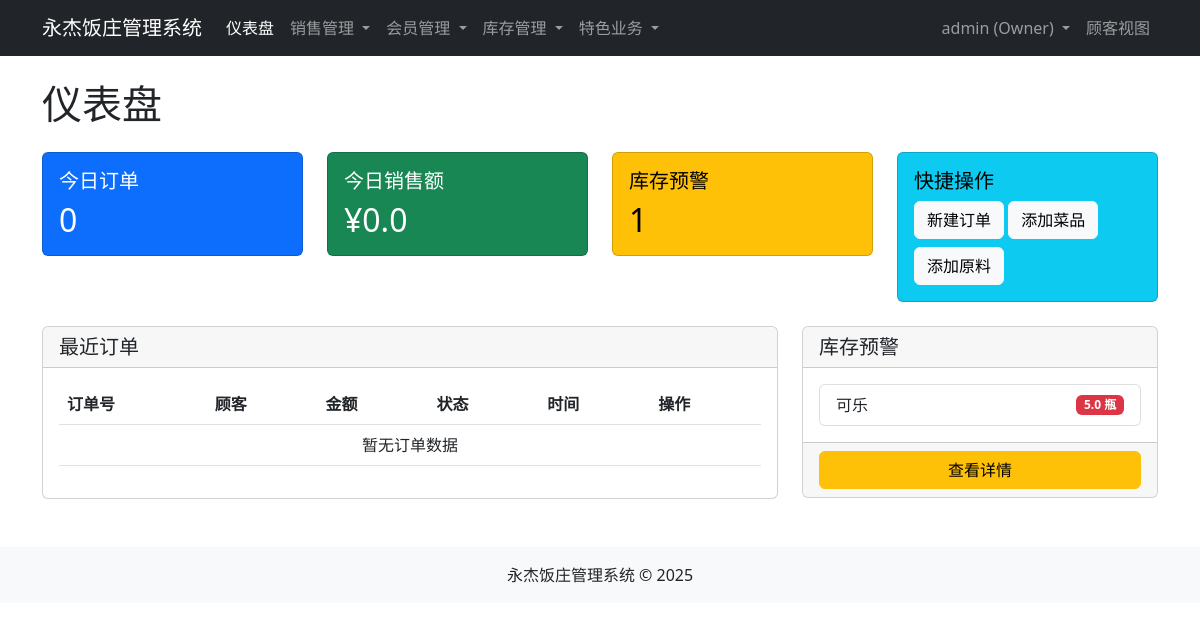
The page /dashboard (signed in) on the database its author committed.
### app.py (models this page shows, shortened)
class User(UserMixin, db.Model):
    id = db.Column(db.Integer, primary_key=True)
    username = db.Column(db.String(64), unique=True, nullable=False, index=True)
    password_hash = db.Column(db.String(128), nullable=False)
    email = db.Column(db.String(120), unique=True, nullable=False, index=True)
    phone = db.Column(db.String(20), nullable=True, index=True)
    role = db.Column(db.String(20), nullable=False, index=True)
    created_at = db.Column(db.DateTime, default=datetime.utcnow)

class Ingredient(db.Model):
    id = db.Column(db.Integer, primary_key=True)
    name = db.Column(db.String(100), nullable=False, unique=True, index=True)
    unit = db.Column(db.String(20), nullable=False)
    quantity = db.Column(db.Float, default=0.0)
    min_quantity = db.Column(db.Float, default=10.0)
    price_per_unit = db.Column(db.Float, nullable=False)
    expiry_date = db.Column(db.DateTime, nullable=True)
    created_at = db.Column(db.DateTime, default=datetime.utcnow)

### app.py (the view)
@app.route('/dashboard')
@login_required
def dashboard(): # ... (不变)
    today_start_utc = datetime.utcnow().replace(hour=0, minute=0, second=0, microsecond=0)
    today_end_utc = today_start_utc + timedelta(days=1) - timedelta(microseconds=1)
    today_orders_q = Order.query.filter(Order.created_at.between(today_start_utc, today_end_utc))
    today_orders_count = today_orders_q.count()
    today_sales = db.session.query(db.func.sum(Order.final_amount))\
                           .filter(Order.created_at.between(today_start_utc, today_end_utc), Order.status == 'completed')\
                           .scalar() or 0.0
    low_stock = Ingredient.query.filter(Ingredient.quantity <= Ingredient.min_quantity).all() if current_user.role in ['owner', 'storage'] else []
    recent_orders = Order.query.options(db.joinedload(Order.member), db.joinedload(Order.waiter))\
                         .order_by(Order.created_at.desc()).limit(5).all()
    tmpl = os.path.join('templates', 'dashboard.html')
    if not os.path.exists(tmpl): create_placeholder_template(tmpl)
    return render_template('dashboard.html', today_orders=today_orders_count, today_sales=today_sales, low_stock=low_stock, recent_orders=recent_orders)

### app.py (called while the page is built)
@login_manager.user_loader
def load_user(user_id): return User.query.get(int(user_id))

@app.context_processor
def inject_now(): # ... (不变)
    return {'now': datetime.utcnow()}

### templates/dashboard.html (shortened to what this page needs)
<!DOCTYPE html>
<html lang="zh-CN">
<head>
    <link href="https://cdn.jsdelivr.net/npm/bootstrap@5.2.3/dist/css/bootstrap.min.css" rel="stylesheet">
</head>
<body>
    <nav class="navbar navbar-expand-lg navbar-dark bg-dark">
        <div class="container">
            <a class="navbar-brand" href="{{ url_for('dashboard') }}">永杰饭庄管理系统</a>
            <div class="collapse navbar-collapse" id="navbarNav">
                <ul class="navbar-nav me-auto">
                    <li class="nav-item">
                        <a class="nav-link active" href="{{ url_for('dashboard') }}">仪表盘</a>
                    </li>
                    {% if current_user.role in ['owner', 'chef', 'waiter'] %}
                    <li class="nav-item dropdown">
                        <a class="nav-link dropdown-toggle" href="#" role="button" data-bs-toggle="dropdown">
                            销售管理
                        </a>
                    </li>
                    {% endif %}
                    {% if current_user.role in ['owner', 'waiter'] %}
                    <li class="nav-item dropdown">
                        <a class="nav-link dropdown-toggle" href="#" role="button" data-bs-toggle="dropdown">
                            会员管理
                        </a>
                    </li>
                    {% endif %}
                    {% if current_user.role in ['owner', 'storage'] %}
                    <li class="nav-item dropdown">
                        <a class="nav-link dropdown-toggle" href="#" role="button" data-bs-toggle="dropdown">
                            库存管理
                        </a>
                    </li>
                    {% endif %}
                    <li class="nav-item dropdown">
                        <a class="nav-link dropdown-toggle" href="#" role="button" data-bs-toggle="dropdown">
                            特色业务
                        </a>
                    </li>
                </ul>
                <ul class="navbar-nav">
                    <li class="nav-item dropdown">
                        <a class="nav-link dropdown-toggle" href="#" role="button" data-bs-toggle="dropdown">
                            {{ current_user.username }} ({{ current_user.role|capitalize }})
                        </a>
                    </li>
                    <li class="nav-item">
                        <a class="nav-link" href="{{ url_for('customer_index') }}" target="_blank">顾客视图</a>
                    </li>
                </ul>
            </div>
        </div>
    </nav>
    <div class="container py-4">
        <h1 class="mb-4">仪表盘</h1>
        <div class="row">
            <div class="col-md-3 mb-4">
                <div class="card text-bg-primary">
                    <div class="card-body">
                        <h5 class="card-title">今日订单</h5>
                        <h2 class="card-text">{{ today_orders }}</h2>
                    </div>
                </div>
            </div>
            {% if current_user.role in ['owner', 'waiter'] %}
            <div class="col-md-3 mb-4">
                <div class="card text-bg-success">
                    <div class="card-body">
                        <h5 class="card-title">今日销售额</h5>
                        <h2 class="card-text">¥{{ today_sales|round(2) }}</h2>
                    </div>
                </div>
            </div>
            {% endif %}
            {% if current_user.role in ['owner', 'storage'] %}
            <div class="col-md-3 mb-4">
                <div class="card text-bg-warning">
                    <div class="card-body">
                        <h5 class="card-title">库存预警</h5>
                        <h2 class="card-text">{{ low_stock|length }}</h2>
                    </div>
                </div>
            </div>
            {% endif %}
            <div class="col-md-3 mb-4">
                <div class="card text-bg-info">
                    <div class="card-body">
                        <h5 class="card-title">快捷操作</h5>
                        {% if current_user.role in ['owner', 'waiter'] %}
                        <a href="{{ url_for('order_create') }}" class="btn btn-light mb-2">新建订单</a>
                        {% endif %}
                        {% if current_user.role in ['owner', 'chef'] %}
                        <a href="{{ url_for('menu_add') }}" class="btn btn-light mb-2">添加菜品</a>
                        {% endif %}
                        {% if current_user.role in ['owner', 'storage'] %}
                        <a href="{{ url_for('inventory_add') }}" class="btn btn-light">添加原料</a>
                        {% endif %}
                    </div>
                </div>
            </div>
        </div>
        <div class="row">
            <div class="col-lg-8 mb-4">
                <div class="card">
                    <div class="card-header">
                        <h5 class="mb-0">最近订单</h5>
                    </div>
                    <div class="card-body">
                        <div class="table-responsive">
                            <table class="table table-hover">
                                <thead>
                                    <tr>
                                        <th>订单号</th>
                                        <th>顾客</th>
                                        {% if current_user.role in ['owner', 'waiter'] %}
                                        <th>金额</th>
                                        {% endif %}
                                        <th>状态</th>
                                        <th>时间</th>
                                        <th>操作</th>
                                    </tr>
                                </thead>
                                <tbody>
                                    {% for order in recent_orders %}
                                    <tr>
                                        <td>{{ order.order_number }}</td>
                                        <td>{{ order.member.name if order.member else '普通顾客' }}</td>
                                        {% if current_user.role in ['owner', 'waiter'] %}
                                        <td>¥{{ order.final_amount|round(2) }}</td>
                                        {% endif %}
                                        <td>
                                            {% if order.status == 'pending' %}
                                            <span class="badge bg-warning">待处理</span>
                                            {% elif order.status == 'cooking' %}
                                            <span class="badge bg-primary">制作中</span>
                                            {% elif order.status == 'completed' %}
                                            <span class="badge bg-success">已完成</span>
                                            {% elif order.status == 'cancelled' %}
                                            <span class="badge bg-danger">已取消</span>
                                            {% endif %}
                                        </td>
                                        <td>{{ order.created_at.strftime('%Y-%m-%d %H:%M') }}</td>
                                        <td>
                                            <a href="{{ url_for('order_detail', order_id=order.id) }}" class="btn btn-sm btn-primary">查看</a>
                                        </td>
                                    </tr>
                                    {% else %}
                                    <tr>
                                        <td colspan="{% if current_user.role in ['owner', 'waiter'] %}6{% else %}5{% endif %}" class="text-center">暂无订单数据</td>
                                    </tr>
                                    {% endfor %}
                                </tbody>
                            </table>
                        </div>
                    </div>
                </div>
            </div>
            {% if current_user.role in ['owner', 'storage'] %}
            <div class="col-lg-4 mb-4">
                <div class="card">
                    <div class="card-header">
                        <h5 class="mb-0">库存预警</h5>
                    </div>
                    <div class="card-body">
                        {% if low_stock %}
                        <ul class="list-group">
                            {% for item in low_stock %}
                            <li class="list-group-item d-flex justify-content-between align-items-center">
                                {{ item.name }}
                                <span class="badge bg-danger">{{ item.quantity }} {{ item.unit }}</span>
                            </li>
                            {% endfor %}
                        </ul>
                        {% else %}
                        <p class="text-center mb-0">库存状态良好，无预警信息</p>
                        {% endif %}
                    </div>
                    {% if low_stock %}
                    <div class="card-footer">
                        <a href="{{ url_for('check_stock') }}" class="btn btn-warning w-100">查看详情</a>
                    </div>
                    {% endif %}
                </div>
            </div>
            {% endif %}
        </div>
    </div>
    <footer class="bg-light text-center py-3 mt-auto">
        <div class="container">
            <p class="mb-0">永杰饭庄管理系统 &copy; 2025</p>
        </div>
    </footer>
</body>
</html>

### rows shown on the page
User: username "admin", role "Owner"
Ingredient: name "可乐", quantity "5.0", unit "瓶"

### other values the page prints
{{ today_orders }} "0"
{{ today_sales|round(2) }} "0.0"
{{ low_stock|length }} "1"
